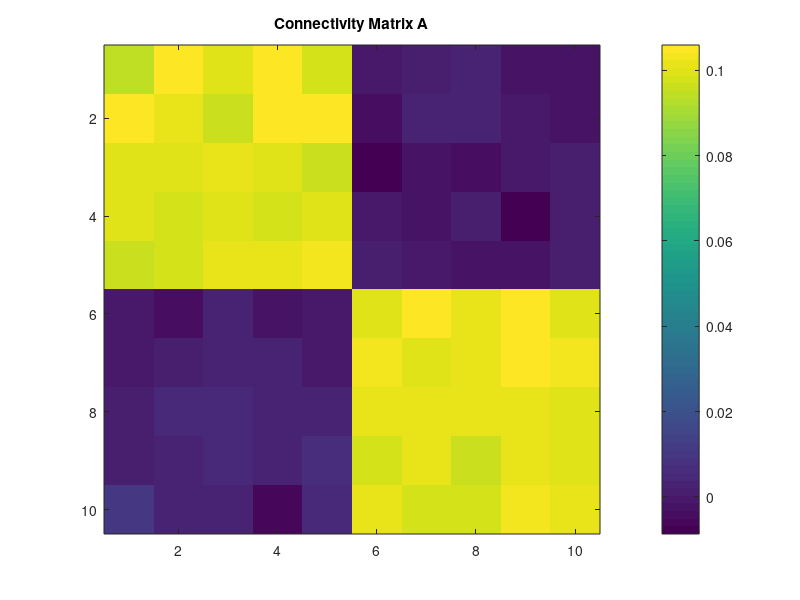

Reproduce this figure in MATLAB. (Note: this script raises an error after producing the figure.)
%% Find Minimum Information Partition (MIP) in a multivariate autoregressive model, 
%   X^t = A*X^{t-1} + E,
% where A is a connectivity matrix and E is gaussian noise.

%% options
%           options: options for computing phi and MIP search
%           
%           options.type_of_dist:
%              'Gauss': Gaussian distribution
%              'discrete': discrete probability distribution
%           options.type_of_phi:
%              'SI': phi_H, stochastic interaction
%              'Geo': phi_G, information geometry version
%              'star': phi_star, based on mismatched decoding
%              'MI': Multi (Mutual) information, I(X_1, Y_1; X_2, Y_2)
%              'MI1': Multi (Mutual) information. I(X_1; X_2). (IIT1.0)
%           options.type_of_MIPsearch
%              'Exhaustive': exhau stive search
%              'Queyranne': Queyranne algorithm
%              'REMCMC': Replica Exchange Monte Carlo Method 
%           options.normalization: 
%              0: without normalization of phi by Entropy
%              1: with normalization of phi by Entropy

clear all;
addpath(genpath('../PhiToolbox'))

%% generate time series data
%%%%%%%%%%%%%%%%%%%%%%%%%%%%%%%%%%%%%%%%%%%%%%%%%%%%%%%%%%%%%%%%%%%%%%%%%%%
disp('Generating time series data...')

%%% construct connectivity matrix %%%
N = 10; % the number of elements
A = zeros(N); % A: connectivity matrix (block structured)
n_block = 2;
for i = 1:n_block
    indices_block = ((1+(i-1)*N/n_block):i*N/n_block)';
    A(indices_block, indices_block) = 1/N;
end
A = A + 0.01*randn(N)/sqrt(N);

figure(1)
imagesc(A)
title('Connectivity Matrix A')
colorbar;

%%% generate random gaussian time series X %%%
T = 10^6;
X = zeros(N,T);
X(:,1) = randn(N,1);
for t=2: T
    E = randn(N,1);
    X(:,t) = A*X(:,t-1) + E;
end

%% params
params.tau = 1; % time delay

%% options
options.type_of_dist = 'Gauss'; % type of probability distributions
options.type_of_phi = 'star'; % type of phi
options.type_of_MIPsearch = 'Exhaustive'; % type of MIP search
options.normalization = 0; % normalization by Entropy

%% find Minimum Information Partition (MIP)
tic;
[Z_MIP, phi_MIP] = MIP_search(X, params, options );
CalcTime = toc;

disp( ['CalcTime=', num2str(CalcTime)])
disp(['phi at the MIP: ', num2str(phi_MIP)])
disp(['the MIP: ', num2str(Z_MIP)])
disp(' ')